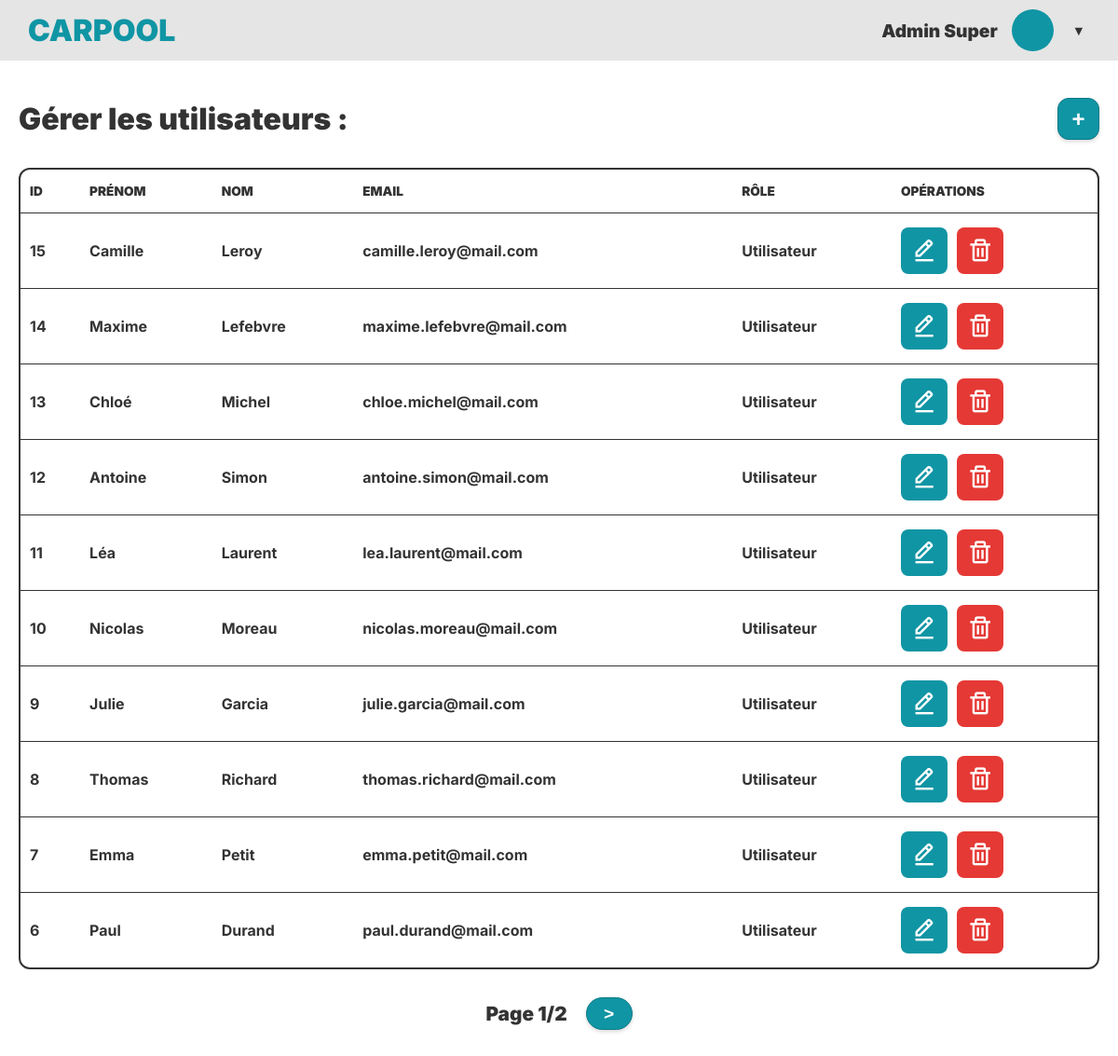
Page /admin/gestionUsers.php (signed in) on the committed database.
### tables this page shows
CREATE TABLE IF NOT EXISTS `users` (
  `users_id` int NOT NULL AUTO_INCREMENT,
  `users_mail` varchar(50) NOT NULL,
  `users_firstname` varchar(50) NOT NULL,
  `users_lastname` varchar(50) NOT NULL,
  `users_pwd` varchar(50) NOT NULL,
  `users_ville` varchar(50) DEFAULT NULL,
  `users_contact` varchar(100) DEFAULT NULL,
  `users_is_admin` tinyint(1) NOT NULL DEFAULT '0',
  PRIMARY KEY (`users_id`),
  UNIQUE KEY `users_mail` (`users_mail`)
);

### include/function.php (called while the page is built)
<?php
function hsc($value)
{
    return htmlspecialchars(is_null($value) ? "" : $value);
}
?>

### admin/gestionUsers.php (the view, shortened to what this page needs)
<?php
require_once $_SERVER["DOCUMENT_ROOT"] . "../include/connect.php";
require_once $_SERVER["DOCUMENT_ROOT"] . "../include/function.php";
$limit = 10;
$page = isset($_GET['page']) ? (int)$_GET['page'] : 1;
$offset = ($page - 1) * $limit;
$stmtCount = $db->query("SELECT COUNT(*) FROM `users`");
$total = $stmtCount->fetchColumn();
$totalPages = ceil($total / $limit);
$stmt = $db->prepare("
    SELECT users_id, users_firstname, users_lastname, users_mail, users_is_admin
    FROM users
    ORDER BY users_id DESC
    LIMIT $limit OFFSET $offset
");
$stmt->execute();
$recordset = $stmt->fetchAll(PDO::FETCH_ASSOC);
?>
<!DOCTYPE html>
<html lang="fr">
<head>
    <link rel="stylesheet" href="../style/style.css">
    <link rel="stylesheet" href="../style/gestionUser.css">
    <link href='https://unpkg.com/boxicons@2.1.4/css/boxicons.min.css' rel='stylesheet'>
</head>
<body class="page-specifique">
    <?php require_once "../include/header.php"; ?>
    <main class="conteneur-large">
        <div class="entete-section">
            <h1 class="titre-page">Gérer les utilisateurs :</h1>
            <a href="modifUser.php">
                <button class="bouton-icone" title="Ajouter un utilisateur">+</button>
            </a>
        </div>
        <div class="conteneur-table">
            <table class="table-crud">
                <thead>
                    <tr>
                        <th>ID</th>
                        <th>PRÉNOM</th>
                        <th>NOM</th>
                        <th>EMAIL</th>
                        <th>RÔLE</th>
                        <th>OPÉRATIONS</th>
                    </tr>
                </thead>
                <tbody>
                    <?php foreach ($recordset as $row) { ?>
                        <tr>
                            <td><?= hsc($row["users_id"]); ?></td>
                            <td><?= hsc($row["users_firstname"]); ?></td>
                            <td><?= hsc($row["users_lastname"]); ?></td>
                            <td><?= hsc($row["users_mail"]); ?></td>
                            <td><?= $row["users_is_admin"] ? 'Administrateur' : 'Utilisateur'; ?></td>
                            <td>
                                <div class="actions-tableau">
                                    <form action="modifUser.php" method="post" class="form-action">
                                        <button type="submit" class="bouton-action bouton-modifier" title="Modifier">
                                            <i class="bx bx-edit-alt"></i>
                                        </button>
                                    </form>
                                    <button type="button" class="bouton-action bouton-supprimer" title="Supprimer" onclick="ouvrirModal(<?= hsc($row['users_id']); ?>)">
                                        <i class="bx bx-trash"></i>
                                    </button>
                                </div>
                            </td>
                        </tr>
                    <?php } ?>
                </tbody>
            </table>
        </div>
        <div class="pagination">
            <span class="texte-pagination">Page <?= $page ?>/<?= $totalPages ?></span>
            <?php if ($page < $totalPages): ?>
                <a href="?page=<?= $page + 1 ?>"><button class="bouton-icone bouton-suivant" title="Page suivante">&gt;</button></a>
            <?php endif; ?>
        </div>
    </main>
</body>
</html>

### style/style.css (style rules this page uses)
:root { --couleur-primaire: #1095a4; --couleur-texte: #333333; --couleur-secondaire: #cccfd1; --couleur-fond: #efefef; --police-principale: 'Inter', sans-serif; }
* { box-sizing: border-box; margin: 0; padding: 0; }
body { font-family: var(--police-principale); background-color: var(--couleur-fond); color: var(--couleur-texte); min-height: 100vh; display: flex; justify-content: center; padding: 40px 20px; }
a { text-decoration: none; color: inherit; }
body.page-specifique { display: block; padding: 0; }

### style/gestionUser.css (style rules this page uses)
.page-specifique { background-color: #ffffff; }
.conteneur-large { max-width: 1200px; margin: 0 auto; padding: 40px 20px; }
.entete-section { display: flex; justify-content: space-between; align-items: center; margin-bottom: 30px; }
.titre-page { font-size: 2rem; font-weight: 900; color: var(--couleur-texte); }
.bouton-icone { background-color: var(--couleur-primaire); color: white; border: 1px solid #0d7a86; border-radius: 12px; width: 45px; height: 45px; font-size: 1.5rem; font-weight: 900; display: flex; justify-content: center; align-items: center; cursor: pointer; box-shadow: 0px 2px 4px rgba(0, 0, 0, 0.15); transition: opacity 0.2s; }
.conteneur-table { width: 100%; overflow-x: auto; border: 2px solid var(--couleur-texte); border-radius: 12px; background-color: white; }
.table-crud { width: 100%; min-width: 900px; border-collapse: collapse; text-align: left; }
.table-crud th, .table-crud td { padding: 15px 10px; }
.table-crud th { font-size: 0.85rem; font-weight: 900; color: var(--couleur-texte); text-transform: uppercase; }
.table-crud tbody tr { border-top: 1px solid var(--couleur-texte); }
.table-crud tbody td { font-weight: 700; color: var(--couleur-texte); }
.actions-tableau { display: flex; align-items: center; gap: 10px; }
.form-action { margin: 0; }
.bouton-action { display: flex; justify-content: center; align-items: center; width: 50px; height: 50px; border: none; border-radius: 8px; font-size: 1.8rem; cursor: pointer; transition: opacity 0.2s ease; color: white; }
.bouton-modifier { background-color: var(--couleur-primaire); }
.bouton-supprimer { background-color: #e53935; }
.pagination { display: flex; justify-content: center; align-items: center; gap: 20px; margin-top: 30px; }
.texte-pagination { font-size: 1.3rem; font-weight: 900; color: var(--couleur-texte); }
.bouton-suivant { width: 50px; height: 35px; border-radius: 18px; font-size: 1.2rem; }

### rows in the picture
users: users_id "15", users_firstname "Camille", users_lastname "Leroy", users_mail "camille.leroy@mail.com", users_is_admin "Utilisateur"
users: users_id "14", users_firstname "Maxime", users_lastname "Lefebvre", users_mail "maxime.lefebvre@mail.com", users_is_admin "Utilisateur"
users: users_id "13", users_firstname "Chloé", users_lastname "Michel", users_mail "chloe.michel@mail.com", users_is_admin "Utilisateur"
users: users_id "12", users_firstname "Antoine", users_lastname "Simon", users_mail "antoine.simon@mail.com", users_is_admin "Utilisateur"
users: users_id "11", users_firstname "Léa", users_lastname "Laurent", users_mail "lea.laurent@mail.com", users_is_admin "Utilisateur"
users: users_id "10", users_firstname "Nicolas", users_lastname "Moreau", users_mail "nicolas.moreau@mail.com", users_is_admin "Utilisateur"
users: users_id "9", users_firstname "Julie", users_lastname "Garcia", users_mail "julie.garcia@mail.com", users_is_admin "Utilisateur"
users: users_id "8", users_firstname "Thomas", users_lastname "Richard", users_mail "thomas.richard@mail.com", users_is_admin "Utilisateur"
users: users_id "7", users_firstname "Emma", users_lastname "Petit", users_mail "emma.petit@mail.com", users_is_admin "Utilisateur"
users: users_id "6", users_firstname "Paul", users_lastname "Durand", users_mail "paul.durand@mail.com", users_is_admin "Utilisateur"

### other values in the picture
$_SESSION['users_firstname'] "Admin"
$_SESSION['users_lastname'] "Super"
$page "1"
$totalPages "2"
